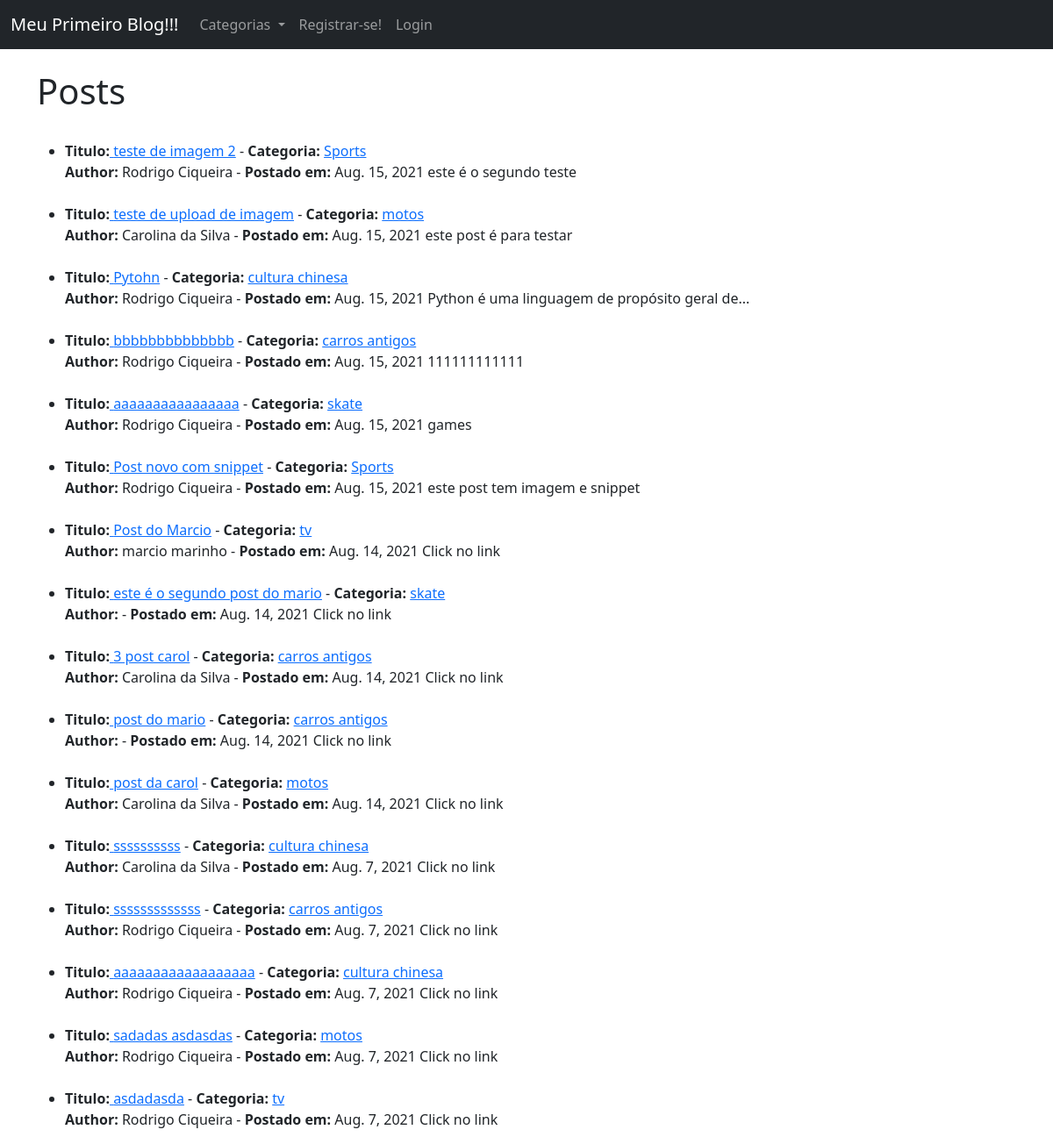
The page / on the database its author committed.
### MeuBlog/models.py (models this page shows, shortened)
class Post(models.Model):
    title = models.CharField(max_length=255)
    header_image = models.ImageField(null=True, blank=True, upload_to="images/")
    title_tag = models.CharField(max_length=255, default=" ")
    author = models.ForeignKey(User, on_delete=models.CASCADE)
    body = RichTextField(blank=True, null=True)
    post_date = models.DateField(auto_now_add=True)
    category = models.CharField(max_length=255, default='coding')
    snippet = models.CharField(max_length=255)
    likes = ManyToManyField(User, related_name='blog_posts')

### MeuBlog/views.py (the view)
# urls.py: path('',  HomeView.as_view(), name="home"),
class HomeView(ListView):
    model = Post
    template_name = 'home.html'
    ordering = ['-id']
    def get_context_data(self, *args, **kwargs):
        cat_menu = Category.objects.all()
        context = super(HomeView, self).get_context_data(*args, **kwargs)
        context["cat_menu"] = cat_menu
        return context

### MeuBlog/models.py (called while the page is built)
    def __str__(self):
        return self.name

### MeuBlog/templates/home.html (shortened to what this page needs)
{% extends 'base.html' %}
{% block content %}
<h1>Posts</h1>
<ul>
{% for post in object_list %}
    <br>
    <li><strong>Titulo:</strong><a href="{% url 'article-detail' post.pk %}">
        {{ post.title }}</a> -
        <strong>Categoria:</strong> <a href="{% url 'category' post.category|slugify %}">{{ post.category }}</a>
        <br> <strong>Author:</strong> {{ post.author.first_name }} {{ post.author.last_name }} -
        <strong>Postado em:</strong> {{ post.post_date }}
    {{ post.snippet }}
    </li>
{% endfor%}
</ul>
{% endblock %}

### rows shown on the page
Post: title "teste de imagem 2", category "Sports", author.first_name "Rodrigo", author.last_name "Ciqueira", post_date "Aug. 15, 2021", snippet "este é o segundo teste"
Post: title "teste de upload de imagem", category "motos", author.first_name "Carolina", author.last_name "da Silva", post_date "Aug. 15, 2021", snippet "este post é para testar"
Post: title "Pytohn", category "cultura chinesa", author.first_name "Rodrigo", author.last_name "Ciqueira", post_date "Aug. 15, 2021", snippet "Python é uma linguagem de propósito geral de..."
Post: title "bbbbbbbbbbbbbb", category "carros antigos", author.first_name "Rodrigo", author.last_name "Ciqueira", post_date "Aug. 15, 2021", snippet "111111111111"
Post: title "aaaaaaaaaaaaaaaa", category "skate", author.first_name "Rodrigo", author.last_name "Ciqueira", post_date "Aug. 15, 2021", snippet "games"
Post: title "Post novo com snippet", category "Sports", author.first_name "Rodrigo", author.last_name "Ciqueira", post_date "Aug. 15, 2021", snippet "este post tem imagem e snippet"
Post: title "Post do Marcio", category "tv", author.first_name "marcio", author.last_name "marinho", post_date "Aug. 14, 2021", snippet "Click no link"
Post: title "este é o segundo post do mario", category "skate", post_date "Aug. 14, 2021", snippet "Click no link"
Post: title "3 post carol", category "carros antigos", author.first_name "Carolina", author.last_name "da Silva", post_date "Aug. 14, 2021", snippet "Click no link"
Post: title "post do mario", category "carros antigos", post_date "Aug. 14, 2021", snippet "Click no link"
Post: title "post da carol", category "motos", author.first_name "Carolina", author.last_name "da Silva", post_date "Aug. 14, 2021", snippet "Click no link"
Post: title "ssssssssss", category "cultura chinesa", author.first_name "Carolina", author.last_name "da Silva", post_date "Aug. 7, 2021", snippet "Click no link"
Post: title "sssssssssssss", category "carros antigos", author.first_name "Rodrigo", author.last_name "Ciqueira", post_date "Aug. 7, 2021", snippet "Click no link"
Post: title "aaaaaaaaaaaaaaaaaa", category "cultura chinesa", author.first_name "Rodrigo", author.last_name "Ciqueira", post_date "Aug. 7, 2021", snippet "Click no link"
Post: title "sadadas asdasdas", category "motos", author.first_name "Rodrigo", author.last_name "Ciqueira", post_date "Aug. 7, 2021", snippet "Click no link"
Post: title "asdadasda", category "tv", author.first_name "Rodrigo", author.last_name "Ciqueira", post_date "Aug. 7, 2021", snippet "Click no link"
